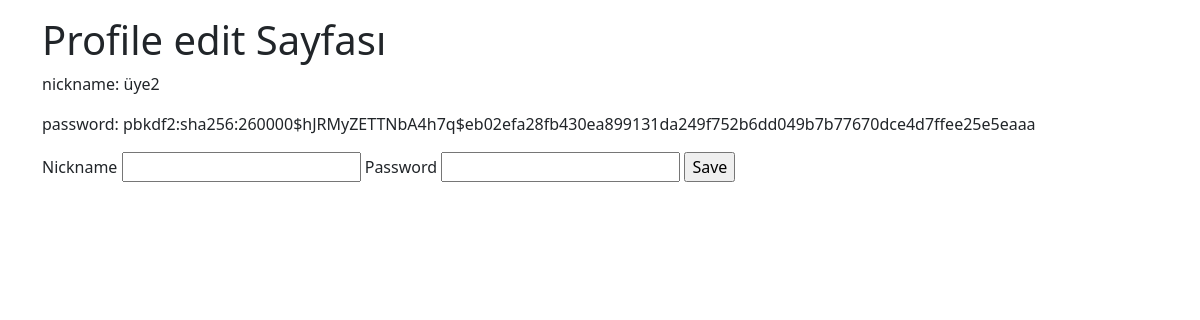
Screenshot of /edit (signed in) with the database file from the repository.
### tables this page shows
CREATE TABLE user (
  id INTEGER PRIMARY KEY AUTOINCREMENT,
  nickname TEXT UNIQUE NOT NULL,
  password TEXT NOT NULL,
  authority BOOLEAN NOT NULL
);

### flaskr/profile.py (the view, shortened to what this page needs)
@bp.route('/edit',methods=('GET','POST'))
@login_required
def edit():
    db = get_db()
    users = db.execute(
        'SELECT id,nickname,password'
        ' FROM user u'
        ' WHERE u.id = ?',
        (g.user['id'],)
    ).fetchall()
    return render_template('profile/edit.html',users=users)

### flaskr/auth.py (called while the page is built)
@bp.before_app_request
def load_logged_in_user():
    user_id = session.get('user_id') # session bilgisi olan kullanıcı dbden çeker
    if user_id is None:
        g.user = None
    else:
        g.user = get_db().execute(
            'SELECT * FROM user WHERE id = ?', (user_id,)
        ).fetchone()

def login_required(view):
    @functools.wraps(view)
    def wrapped_view(**kwargs):
        if g.user is None:
            return redirect(url_for('auth.login'))
        return view(**kwargs)
    return wrapped_view

### flaskr/db.py (called while the page is built)
def get_db():
    if 'db' not in g:
        g.db = sqlite3.connect(
            current_app.config['DATABASE'],
            detect_types=sqlite3.PARSE_DECLTYPES
        )
        g.db.row_factory = sqlite3.Row
    return g.db

### flaskr/templates/profile/edit.html (shortened to what this page needs)
{% extends 'base.html' %}
{% block content %}
<h1> Profile edit Sayfası </h1>
    {% for user in users %}
        <p class="body">nickname: {{ user['nickname'] }}</p>
        <p class="body">password: {{ user['password'] }}</p>
    {% endfor %}
    {% if g.user['authority']!=1 %}
        <form method="post">
            <label for="title">Nickname</label>
            <input name="nickname" id="nickname" value="{{ request.form['nickname'] }}">
            <label for="body">Password</label>
            <input type="password" name="password" id="password" value="{{ request.form['password'] }}">
            <input type="submit" value="Save">
        </form>
    {% endif %}
{% endblock %}

### rows the page displays
user: nickname "üye2", password "pbkdf2:sha256:260000$hJRMyZETTNbA4h7q$eb02efa28fb430ea899131da249f752b6dd049b7b77670dce4d7ffee25e5eaaa"
